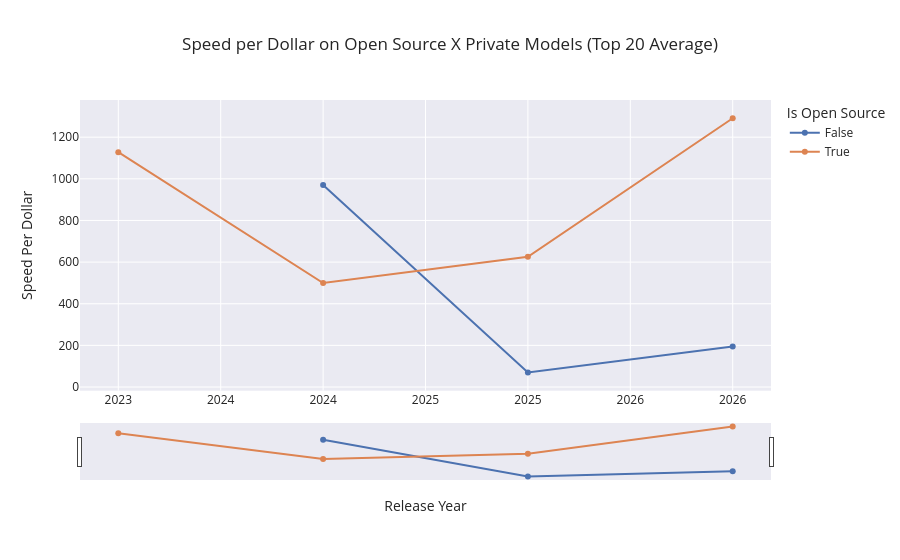

Source (notebook cell):
### Code cell
plot_performance_line_interactive(df, 'release_year', 'speed_per_dollar', title='Speed per Dollar on Open Source X Private Models (Top 20 Average)', group_col='is_open_source', n=20)

### Figure 1 — Plotly figure (JSON) as saved in the notebook; plotly's stock layout.template omitted (floating-point values rounded to 4 significant figures)
{"data": [{"hovertemplate": "is_open_source=False<br>release_year=%{x}<br>speed_per_dollar=%{y}<extra></extra>", "legendgroup": "False", "line": {"color": "rgb(76,114,176)", "dash": "solid"}, "marker": {"symbol": "circle"}, "mode": "lines+markers", "name": "False", "orientation": "v", "showlegend": true, "type": "scatter", "x": [2023, 2024, 2025, 2026], "xaxis": "x", "y": [NaN, 969.9, 70.22, 194.3], "yaxis": "y"}, {"hovertemplate": "is_open_source=True<br>release_year=%{x}<br>speed_per_dollar=%{y}<extra></extra>", "legendgroup": "True", "line": {"color": "rgb(221,132,82)", "dash": "solid"}, "marker": {"symbol": "circle"}, "mode": "lines+markers", "name": "True", "orientation": "v", "showlegend": true, "type": "scatter", "x": [2023, 2024, 2025, 2026], "xaxis": "x", "y": [1128.0, 499.7, 625.4, 1291.0], "yaxis": "y"}], "layout": {"legend": {"title": {"text": "Is Open Source"}, "tracegroupgap": 0}, "title": {"text": "Speed per Dollar on Open Source X Private Models (Top 20 Average)"}, "xaxis": {"anchor": "y", "domain": [0, 1], "rangeslider": {"visible": true}, "tickformat": "d", "title": {"text": "Release Year"}}, "yaxis": {"anchor": "x", "domain": [0.15, 1], "side": "left", "title": {"text": "Speed Per Dollar"}}}}
